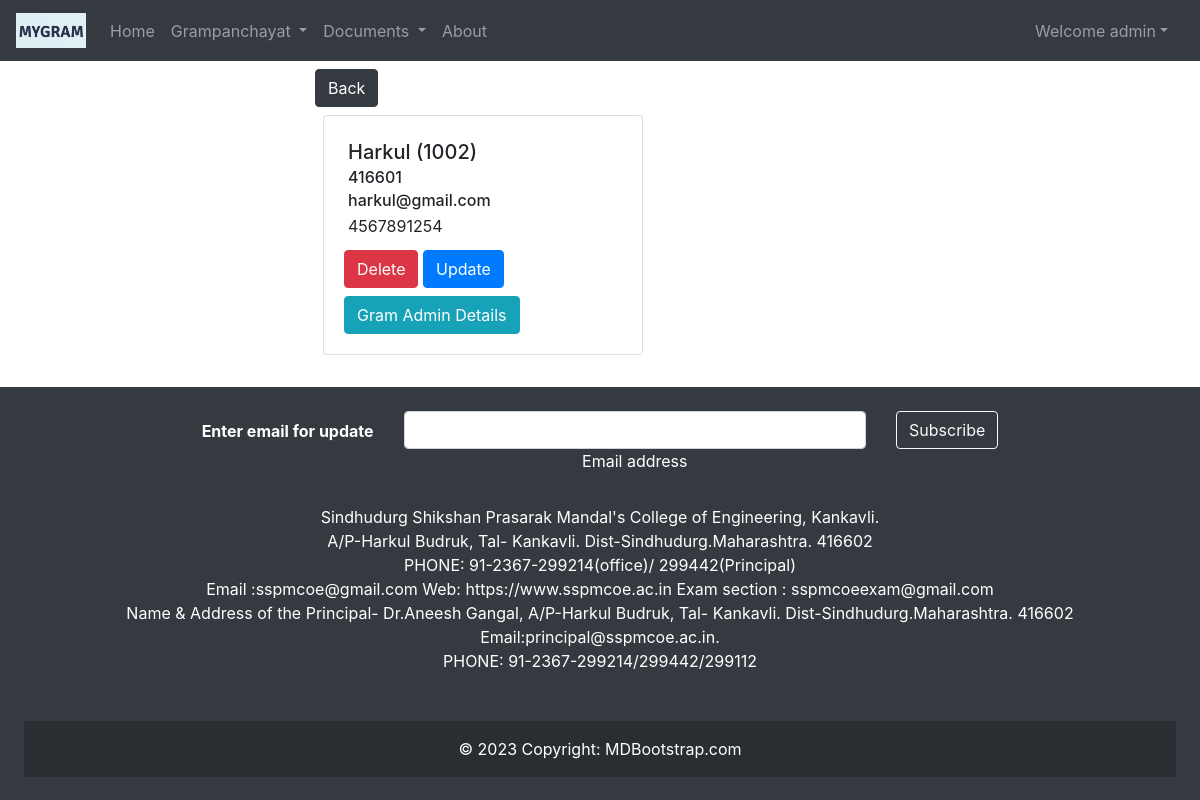
The app's page /gramdetail/1002/ (signed in) with its own data.
### gramapp/models.py (models this page shows, shortened)
class Grampanchayat(models.Model):
    gramid = models.IntegerField(primary_key=True)
    gramname = models.CharField(max_length=50, unique=True)
    gramaddress = models.TextField(max_length=100)
    gramemail = models.EmailField()
    gramcontact = models.CharField(max_length=10)

class Gramadmin(models.Model):
    user = models.OneToOneField(User, on_delete=models.CASCADE)
    grampanchayat = models.ForeignKey("Grampanchayat", on_delete=models.CASCADE)
    gramadminid = models.IntegerField(primary_key=True)
    gramadminmobno = models.CharField(max_length=10)
    gramadminphoto = models.FileField(upload_to='gramadmin/', null=True)

### gramapp/views.py (the view)
# urls.py: path('gramdetail/<int:pk>/', views.gramdetail, name='gramdetail'),
def gramdetail(request, pk):
    eachGram = Grampanchayat.objects.get(gramid=pk)
    gramAdmin = Gramadmin.objects.all().filter(grampanchayat=eachGram)
    context = {'eachGram': eachGram, 'gramAdmin': gramAdmin}
    return render(request, 'gramapp/viewGramDetails.html', context)

### templates/gramapp/viewGramDetails.html (shortened to what this page needs)
{% extends 'gramapp/base1.html' %}
{% block body %}
<div class="container">
    <div class="row justify-content-center">
        <div class="col md-6">
          <a href="{% url 'viewgram' %}" class="btn btn-dark mt-2">Back</a>
            <div class="card m-2" style="width: 20rem;">
                <div class="card-body">
                    <h5 class="card-title m-1">{{eachGram.gramname}} ({{eachGram.gramid}})</h5>
                    <h6 class="card-subtitle m-1">{{eachGram.gramaddress}}</h6>
                    <h6 class="card-text m-1">{{eachGram.gramemail}}</h6>
                    <p class="card-text m-1">{{eachGram.gramcontact}}</p>
                    <a href="{% url 'deletegram' eachGram.pk %}" class="btn btn-danger mt-2">Delete</a>
                    <a href="{}" class="btn btn-primary mt-2">Update</a>
                    {% if gramAdmin %}
                    {% for gramAdmin in gramAdmin %}
                    {% if eachGram == gramAdmin.grampanchayat %}
                    <a href="{% url 'viewgramadmin' gramAdmin.pk %}" class="btn btn-info mt-2">Gram Admin Details</a>
                    {% endif %}
                    {% endfor %}
                    {% else %}
                    <a href="{% url 'addgramadmin' eachGram.pk %}" class="btn btn-info mt-2">Add Admin</a>
                    {% endif %}
                </div>
            </div>
        </div>
    </div>
</div>
{% endblock body %}

### templates/gramapp/base1.html (shortened to what this page needs)
<!doctype html>
<html lang="en">
<head>
    <link rel="stylesheet" href="https://stackpath.bootstrapcdn.com/bootstrap/4.5.2/css/bootstrap.min.css"
>
</head>
<body>
    <nav class="navbar navbar-expand-lg navbar-dark bg-dark">
        <a class="navbar-brand" href="{% url 'home1' %}">
            <img src="media/logo/mygram logo.png" width="70" height="35" class="d-inline-block align-top" alt="">
        </a>
        <div class="collapse navbar-collapse" id="navbarSupportedContent">
            <ul class="navbar-nav mr-auto">
                <li class="nav-item {% block homeactive %}  {% endblock homeactive %}">
                    <a class="nav-link" href="{% url 'home1' %}">Home <span class="sr-only">(current)</span></a>
                </li>
                {% if user.is_superuser %}
                <li class="nav-item dropdown {% block gramactive %}  {% endblock gramactive %}">
                    <a class="nav-link dropdown-toggle" href="#" id="grampanchayat" data-toggle="dropdown"
                        aria-haspopup="true" aria-expanded="false">
                        Grampanchayat
                    </a>
                </li>
                {% endif %}
                <li class="nav-item dropdown {% block documentactive %}  {% endblock documentactive %}">
                    <a class="nav-link dropdown-toggle" href="#" id="documents" data-toggle="dropdown"
                        aria-haspopup="true" aria-expanded="false">
                        Documents
                    </a>
                    </li>
                <li class="nav-item {% block aboutactive %}  {% endblock aboutactive %}">
                    <a class="nav-link" href="/about">About</a>
                </li>
            </ul>
            {% if user.is_authenticated %}
            <ul class="navbar-nav mr-2">
                <li class="nav-item dropdown">
                    <a class="nav-link dropdown-toggle" href='#' id="navbarDropdown" role="button"
                        data-toggle="dropdown"> Welcome {{request.user}}</a>
                </li>
            </ul>
        </div>
        {% else %}
        <button type="button" class="btn btn-primary mr-2" data-toggle="modal" data-target="#loginModal">
            Login
        </button>
        {% endif %}
    </nav>
    {% block body %} {% endblock body %}
    <br>
    <footer class="bg-dark text-center text-white">
        <div class="p-4">
            <section class="">
                <form method="post" action="">
                    <div class="row d-flex justify-content-center">
                        <div class="col-auto">
                            <p class="pt-2">
                                <strong>Enter email for update</strong>
                            </p>
                        </div>
                        <div class="col-md-5 col-12">
                            <div class="form-outline form-white mb-4">
                                <input type="email" name="subscriber" id="subscriber" class="form-control" autocomplete="off" />
                                <label class="form-label" for="subscriber">Email address</label>
                            </div>
                        </div>
                        <div class="col-auto">
                            <button type="submit" class="btn btn-outline-light mb-4">
                                Subscribe
                            </button>
                        </div>
                    </div>
                </form>
            </section>
            <section class="mb-4">
                <p>
                    Sindhudurg Shikshan Prasarak Mandal's College of Engineering, Kankavli.<br>
                    A/P-Harkul Budruk, Tal- Kankavli. Dist-Sindhudurg.Maharashtra. 416602<br>
                    PHONE: 91-2367-299214(office)/ 299442(Principal)<br>
                    Email :sspmcoe@gmail.com Web: https://www.sspmcoe.ac.in Exam section : sspmcoeexam@gmail.com<br>
                    Name & Address of the Principal- Dr.Aneesh Gangal, A/P-Harkul Budruk, Tal- Kankavli.
                    Dist-Sindhudurg.Maharashtra. 416602<br>
                    Email:principal@sspmcoe.ac.in.<br>
                    PHONE: 91-2367-299214/299442/299112<br><br>
                </p>
            </section>
            <div class="text-center p-3" style="background-color: rgba(0, 0, 0, 0.2);">
                © 2023 Copyright:
                <a class="text-white" href="https://mdbootstrap.com/">MDBootstrap.com</a>
            </div>
        </div>
    </footer>
</body>
</html>

### templates/gramapp/viewGramDetails.html (style rules this page uses)
.container { width: 600px; }

### records on screen
Grampanchayat: gramname "Harkul", gramid "1002", gramaddress "416601", gramemail "harkul@gmail.com", gramcontact "4567891254"
Gramadmin: shows "Gram Admin Details"

### other values on screen
{{ request.user }} "admin"
